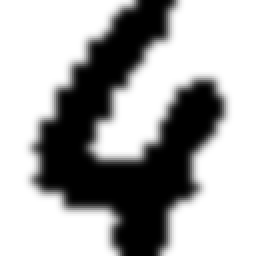
#> input picture ml_in_action/classification/kNN/imageDigits/4_6.png, 128 x 128 px (shown 2 times larger)
$ jupyter execute --allow-errors handwriting_system.ipynb
#> lines starting #> are read from the running program, lines starting #| are printed output that depends on the picture; after the words box and inside, x2 and y2 are one past the last pixel; in counts of white or black regions, pixels touching at a corner belong together
[cell 1]
import os
import fnmatch
from tqdm import tqdm

import numpy as np
from numpy.typing import NDArray

import matplotlib.pyplot as plt

[cell 2]
import classify as kNN_classify

[cell 3]
for dirpath, dirnames, filenames in os.walk(os.getcwd()):
    for filename in fnmatch.filter(filenames, '*:Zone.Identifier'):
        file_path = os.path.join(dirpath, filename)
        try:
            os.remove(file_path)
        except Exception:
            pass

# Prepare - Transfer image textfile to vector data

[cell 4]
def img2vector(filename):
    img_vector = np.zeros((1, 1024))
    with open(filename, 'r') as fr:
        for i in range(32):
            line_str = fr.readline()
            for j in range(32):
                img_vector[0, 32*i + j] = int(line_str[j])
    return img_vector

[cell 5]
def plot_vector(img_vector:NDArray[1024]):
    img_matrix = img_vector.reshape(32, 32)
    plt.imshow(img_matrix, cmap='gray_r', interpolation='none')
    plt.colorbar()
    plt.show()

[cell 6]
np.set_printoptions(edgeitems=10)   # show more elements
#> (the rest of this cell did not finish here and is left out)

# Unit Test

[cell 7]
hw_features = []

#> (the rest of this cell did not finish here and is left out)

[cell 8]
error_count = np.float64(0)
#> (the rest of this cell did not finish here and is left out)

# Identify an image

[cell 9]
from PIL import Image

with Image.open('imageDigits/4_6.png') as img:
#> img is the input picture: PIL image 128x128 L; min 0, max 255, mean 168.3
    img.show()

[cell 10]
def png2mat(filepath):
#> called with filepath = 'imageDigits/4_6.png'
    with Image.open(filepath).convert('L') as pngfile:
        gray_matrix = np.array(pngfile.resize((32, 32)))
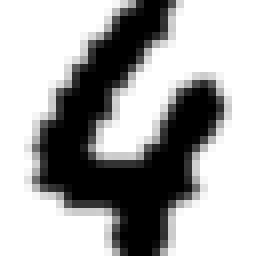
#> gray_matrix: shape (32, 32) (shown 8 times larger); min 0, max 255, mean 168.3
    binary_matrix = np.where(gray_matrix < 96, 1., 0.)
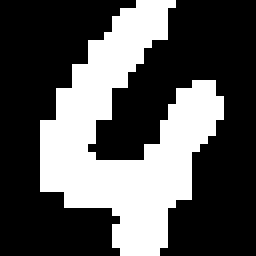
#> binary_matrix: shape (32, 32) float64 (shown 8 times larger); values 0 (black) and 1 (white), 33.7% white; 1 white region, box (x1, y1, x2, y2) and area: (5, 0, 28, 32) 345
    return binary_matrix

#> (a cell that did not finish here is left out)

[cell 12]
print(png2mat('imageDigits/4_6.png'))
#> (the rest of this cell did not finish here and is left out)


[cell 13]
image_list = os.listdir('imageDigits')
image_num = len(image_list)

#> (the rest of this cell did not finish here and is left out)

#> call 2 of png2mat, with filepath = 'imageDigits/0_1.png'
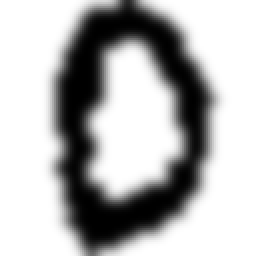
#> input picture ml_in_action/classification/kNN/imageDigits/0_1.png, 128 x 128 px (shown 2 times larger)
#> in png2mat, pngfile is the input picture: PIL image 128x128 L; min 0, max 255, mean 181.1
#> in png2mat (call 2), `gray_matrix = np.array(pngfile.resize((32, 32)))`:
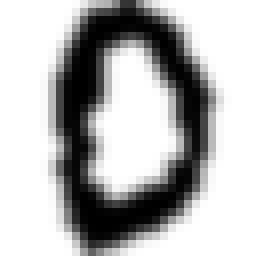
#> gray_matrix: shape (32, 32) (shown 8 times larger); min 0, max 255, mean 181
#> in png2mat (call 2), `binary_matrix = np.where(gray_matrix < 96, 1., 0.)`:
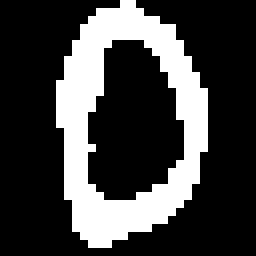
#> binary_matrix: shape (32, 32) float64 (shown 8 times larger); values 0 (black) and 1 (white), 25.6% white; 1 white region, box (x1, y1, x2, y2) and area: (7, 0, 26, 31) 262
